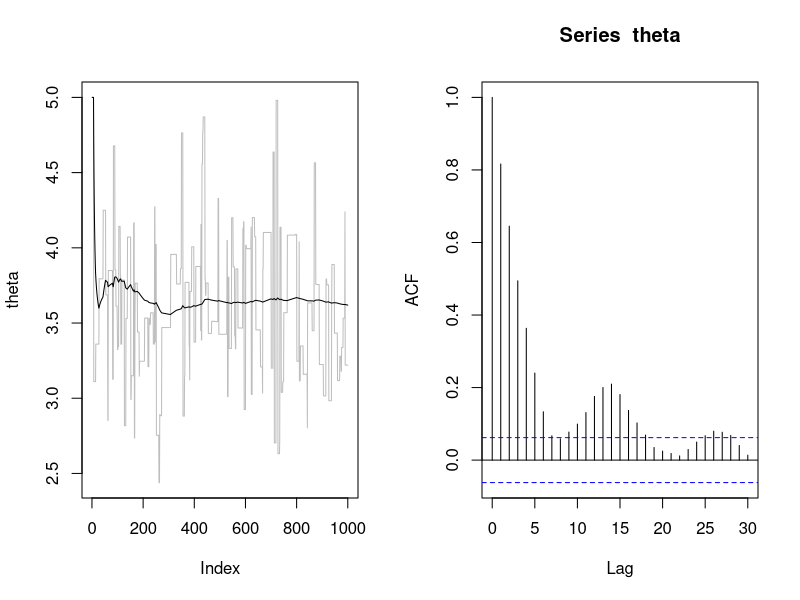
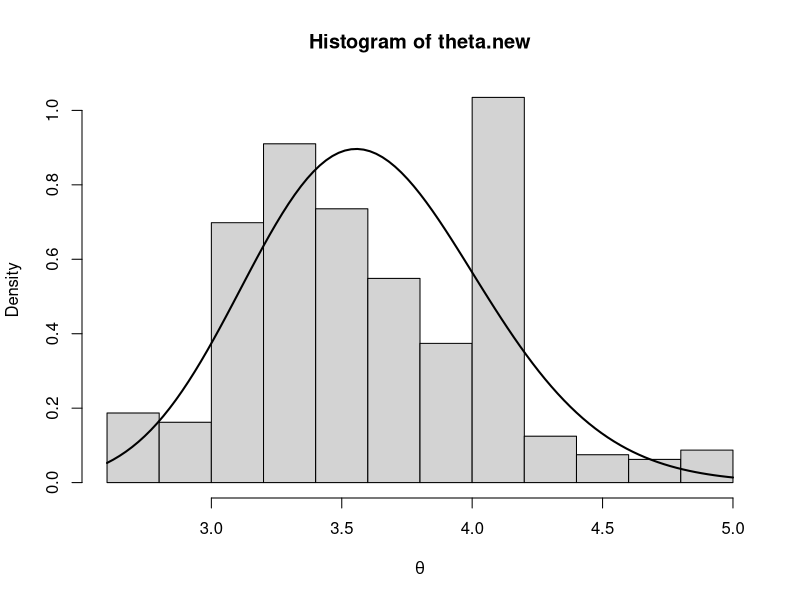
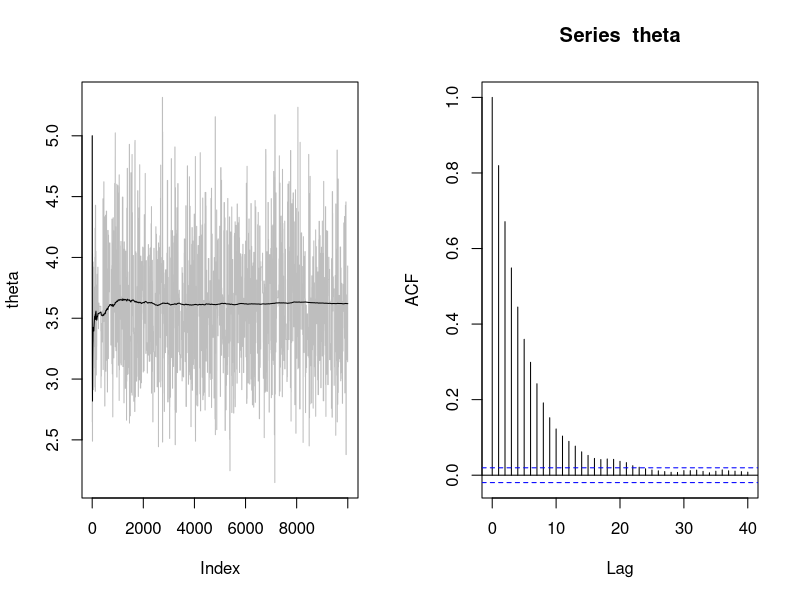
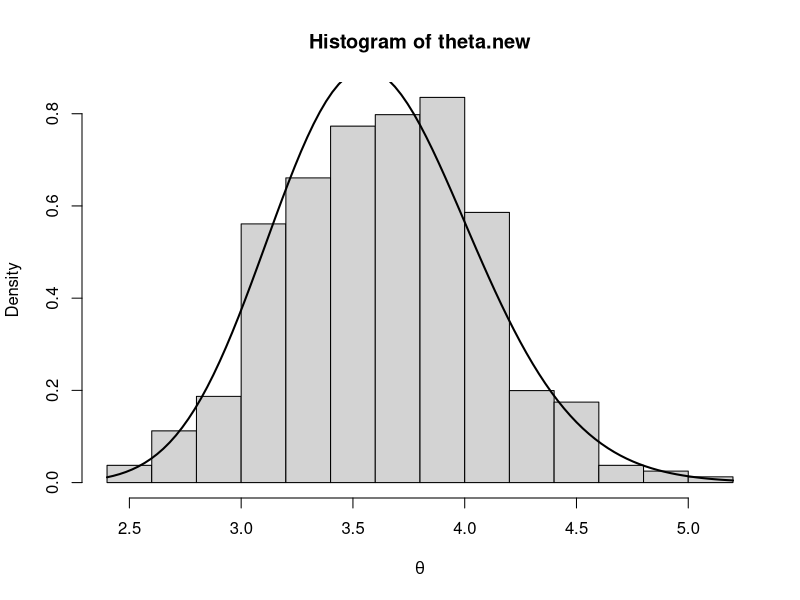

Reproduce these figures in R, in order. (Note: this script raises an error after producing the figures.)
#_____________________________________
# Statistical Inference II - Script 4
#_____________________________________

#################################
####### METROPOLIS-HASTING ######
#################################

# Let's suppose that the posterior is a Gamma(alpha.post, beta.post)
# and let's suppose to know just the kernel.

# Proposal: an Exponential distribution with mean
# equal to the previous value of the chain

rm(list = ls())

B <- 1000
warmup <- 0.6

# Prior hyperparameters:
a <- 10
b <- 3

# Sample summaries:
set.seed(42)
n <- 15
sum_yi <- sum(rpois(n, 3))

k <- 0
theta <- numeric(B)
theta.mean <- numeric(B)

theta[1] <- 5
theta.mean[1] <- theta[1]

for(bb in 2:B){
  theta_star <- rexp(1, rate=1/theta[bb-1]) 
  
  alpha_prob <- 
    (theta_star/theta[bb-1])^(a+sum_yi-2)*
    exp(-(b+n)*(theta_star-theta[bb-1]))*
    exp(-theta[bb-1]/theta_star + theta_star/theta[bb-1])
  
  alpha_prob <- min(alpha_prob, 1)
  
  # Acceptance ?
  if(runif(1) <= alpha_prob){
    theta[bb] <- theta_star
    k <- k + 1
  } else {
    theta[bb] <- theta[bb-1]
  }
  
  theta.mean[bb] <- mean(theta[2:bb])
}


# Acceptance rate:
k/B

# Traceplot:
par(mfrow=c(1,2))
plot(theta, type="l", col="gray")
points(theta.mean, type="l")
acf(theta)
par(mfrow=c(1,1))


# Removing the warm-up period:
m <- warmup*B
theta.new <- theta[m:B]

# Comparing the real and simulated posterior:
hist(theta.new,prob=T,xlab=expression(theta))
curve(dgamma(x, a+sum_yi, rate=b+n),add=T,lwd=2)
par(mfrow=c(1,1))

# The acceptance rate is too small: to obtain a 
# reliable sample from the stationary distribution
# we have to increase the length of the chain and include
# a thin period:


B <- 10000
warmup <- 0.6

k <- 0
theta <- numeric(B)
theta.mean <- numeric(B)

theta[1] <- 5
theta.mean[1] <- theta[1]

for(bb in 2:B){
  theta_star <- rexp(1, rate=1/theta[bb-1]) 
  
  alpha_prob <- 
    (theta_star/theta[bb-1])^(a+sum_yi-2)*
    exp(-(b+n)*(theta_star-theta[bb-1]))*
    exp(-theta[bb-1]/theta_star + theta_star/theta[bb-1])
  
  alpha_prob <- min(alpha_prob,1)
  
  if(runif(1) <= alpha_prob){
    theta[bb] <- theta_star
    k <- k + 1
  } else {
    theta[bb] <- theta[bb-1]
  }
  
  theta.mean[bb] <- mean(theta[2:bb])
}

# Acceptance rate:
k/B

par(mfrow=c(1,2))
plot(theta, type="l", col="gray")
points(theta.mean, type="l")
acf(theta)
par(mfrow=c(1,1))

# Removing the warm up period:
m <- round(warmup*B)
thin <- 10
theta.new <- theta[seq(m, B, thin)]

# Comparing the real and simulated posterior:
hist(theta.new,prob=T,xlab=expression(theta))
curve(dgamma(x, a+sum_yi, rate=b+n),add=T,lwd=2)
par(mfrow=c(1,1))


# HOMEWORK: 
# Consider the same scenario of the latter example.
# Implement a Metropolis-Hasting algorithm by considering
# an independent MH generating the candidate
# theta_star from an exponential distribution
# with mean X. 
# Consider different values for X to investigate 
# whether it affects the acceptance rate.






############################################
######## Logistic Regression:  #############
############################################
rm(list=ls())

setwd("G:/Il mio Drive/Didattica/PhD - Statistical Inference II/My_Scripts")

library(readr)
cardiac <- read.csv("cardiac.csv", header=T, sep=";")
str(cardiac)

y <- cardiac$Chd
x <- cardiac$Age
n <- nrow(cardiac)

plot(x, y, pch=20)

summary(glm(y ~ x, family="binomial"))

B <- 10000
warmup <- 0.6


# Hyperparameters:

# From Robert & Casella:
b <- exp(-5.30945+.577216)

# From GLM estimates:
m_norm <- 0.1109
v_norm <- .02406^2


k <- 0
alpha <- numeric(B)
beta <- numeric(B)

alpha.mean <- numeric(B)
beta.mean <- numeric(B)

set.seed(42)
alpha[1] <- 0 #log(rexp(1, rate = 1/b))
alpha.mean[1] <- alpha[1]

beta[1] <- rnorm(1, m_norm, sqrt(v_norm))
beta.mean[1] <- beta[1]

Likelihood <- function(alpha, beta, y, x){
  eta <- alpha + beta*x
  theta <- (exp(eta)/(1+exp(eta)))
  L <- prod((theta^y)*((1-theta)^(1-y)))
  return(L)
}

set.seed(42)
for(bb in 2:B){
  alpha_star <- log(rexp(1, rate = 1/b))
  beta_star <- rnorm(1, m_norm, sqrt(v_norm))
  
  num <- Likelihood(alpha_star, beta_star, y, x)*dnorm(beta[bb-1], m_norm, sqrt(v_norm))
  den <- Likelihood(alpha[bb-1], beta[bb-1], y, x)*dnorm(beta_star, m_norm, sqrt(v_norm))
  
  alpha_prob <- min(num/den, 1)
  
  if(runif(1) <= alpha_prob){
    alpha[bb] <- alpha_star
    beta[bb] <- beta_star
    
    k <- k + 1
  } else {
    alpha[bb] <- alpha[bb-1]
    beta[bb] <- beta[bb-1]
  }
  
  alpha.mean[bb] <- mean(alpha[2:bb])
  beta.mean[bb] <- mean(beta[2:bb])
}



# Acceptance rate:
k/B

par(mfrow=c(1,2))
plot(alpha, type="l", col="gray")
points(alpha.mean, type="l")
plot(beta, type="l", col="gray")
points(beta.mean, type="l")
par(mfrow=c(1,1))

par(mfrow=c(1,2))
acf(alpha)
acf(beta)
par(mfrow=c(1,1))

# Removing the warm up period:
m <- round(warmup*B)
thin <- 15
alpha.new <- alpha[seq(m, B, thin)]
beta.new <- beta[seq(m, B, thin)]

mean(alpha)
mean(beta)

quantile(beta, probs = c(.025, .975))

par(mfrow=c(1,2))
hist(alpha.new,prob=T,xlab=expression(theta))
lines(density(alpha.new),lwd=2)

hist(beta.new,prob=T,xlab=expression(theta))
lines(density(beta.new),lwd=2)
par(mfrow=c(1,1))


range(x)
theta_i <- matrix(NA, ncol=length(unique(x)), nrow=length(alpha.new))

for(i in 1:length(unique(x))){
  eta <- alpha.new + beta.new*unique(x)[i]
  theta_i[,i] <- exp(eta)/(1+exp(eta))
}

head(theta_i)

# Empty plot:
plot(0, 1, xlab = "Age", ylab = "P(Y = 1 | Age)",
     ylim=c(0,1), xlim=range(x), col="white")

for(i in 1:length(unique(x))){
  xx <- unique(x)[i]
  points(rep(xx, length(theta_i[,i])), 
         theta_i[,i], col="gray", pch=20)
}

points(x, y, pch=20)
abline(h = .5, col = "red", lty = "dashed")

x_grid <- seq(min(x)-1, max(x)+1, by = .5)
theta_grid <- numeric(length(x_grid))

for(i in 1:length(x_grid)){
  eta <- alpha.new + beta.new*x_grid[i]
  theta_grid[i] <- mean(exp(eta)/(1+exp(eta)))
}

points(x_grid, theta_grid, type = "l", lwd = 1.5)



